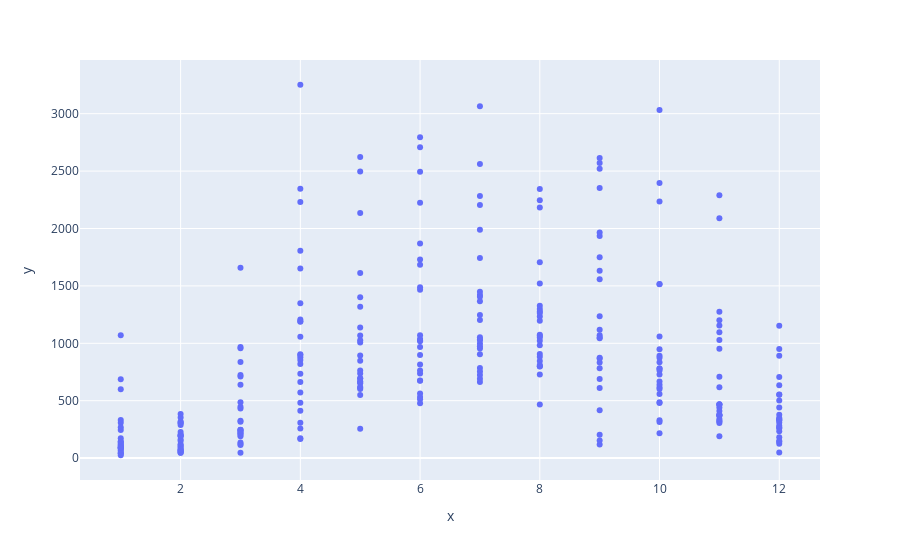

Here is the notebook cell this chart was saved with:
### Markdown cell above
5. Use **plotly** library to create a plot of your choice (such as scatter plot, bar plot, pie or line plot and so on) between at least one categorical variable and at least one numeric variable you select in the dataset. Please desrcibe what you see from the plot.

### Code cell
import plotly.express as px
fig = px.scatter(x = main_df["month"], y = main_df["casual_bike_users_counts"])
fig.show()

### Figure 1 — Plotly figure (JSON) as saved in the notebook; plotly's stock layout.template omitted (floating-point values rounded to 4 significant figures; data arrays with more than 128 entries replaced by an {"elided": "..."} marker saying what was removed)
{"data": [{"hovertemplate": "x=%{x}<br>y=%{y}<extra></extra>", "legendgroup": "", "marker": {"color": "#636efa", "symbol": "circle"}, "mode": "markers", "name": "", "orientation": "v", "showlegend": false, "type": "scatter", "x": {"elided": "288 int values"}, "xaxis": "x", "y": {"elided": "288 int values"}, "yaxis": "y"}], "layout": {"autosize": true, "legend": {"tracegroupgap": 0}, "margin": {"t": 60}, "xaxis": {"anchor": "y", "autorange": true, "domain": [0, 1], "range": [0.3271, 12.67], "title": {"text": "x"}, "type": "linear"}, "yaxis": {"anchor": "x", "autorange": true, "domain": [0, 1], "range": [-224.9, 3502.0], "title": {"text": "y"}, "type": "linear"}}}
